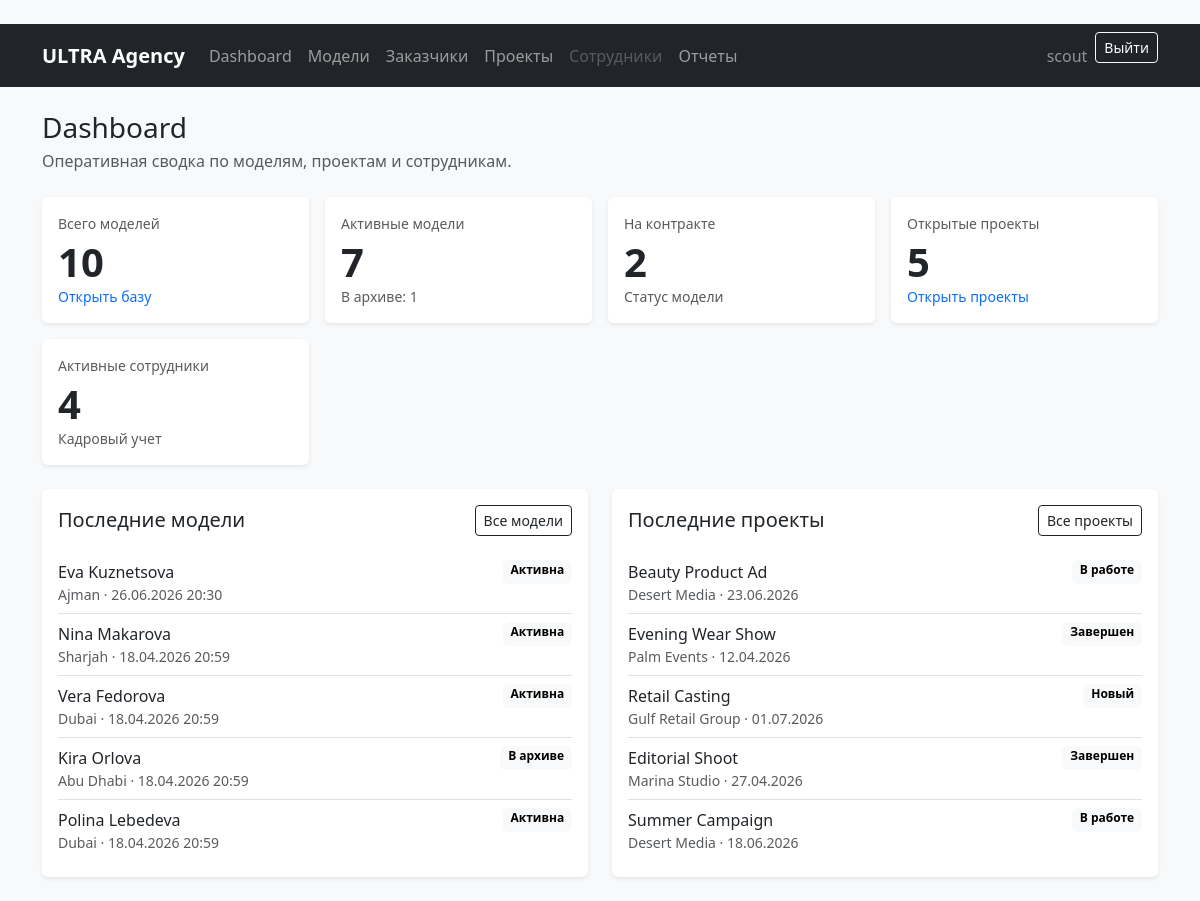
Screenshot of / (signed in) with the database file from the repository.
### models_app/models.py (models this page shows)
class ModelCard(models.Model):
    class Category(models.TextChoices):
        TOP = 'top', 'Top-model'
        NEW_FACE = 'new_face', 'New face'
        COMMERCIAL = 'commercial', 'Commercial'
    class Status(models.TextChoices):
        ACTIVE = 'active', 'Активна'
        ARCHIVED = 'archived', 'В архиве'
        ON_CONTRACT = 'on_contract', 'На контракте'
    first_name = models.CharField('Имя', max_length=100)
    last_name = models.CharField('Фамилия', max_length=100)
    birth_date = models.DateField('Дата рождения', null=True, blank=True)
    phone = models.CharField('Телефон', max_length=30)
    email = models.EmailField('Email', blank=True)
    city = models.CharField('Город', max_length=100)
    height = models.PositiveSmallIntegerField('Рост, см')
    bust = models.PositiveSmallIntegerField('Объем груди, см')
    waist = models.PositiveSmallIntegerField('Талия, см')
    hips = models.PositiveSmallIntegerField('Бедра, см')
    shoe_size = models.DecimalField(
        'Размер обуви',
        max_digits=4,
        decimal_places=1,
        null=True,
        blank=True,
    )
    hair_color = models.CharField('Цвет волос', max_length=50, blank=True)
    eye_color = models.CharField('Цвет глаз', max_length=50, blank=True)
    experience = models.TextField('Опыт работы / описание', blank=True)
    category = models.CharField(
        'Категория',
        max_length=20,
        choices=Category.choices,
        default=Category.NEW_FACE,
    )
    status = models.CharField(
        'Статус',
        max_length=20,
        choices=Status.choices,
        default=Status.ACTIVE,
    )
    created_at = models.DateTimeField('Дата добавления', auto_now_add=True)
    updated_at = models.DateTimeField('Дата обновления', auto_now=True)
    added_by = models.ForeignKey(
        settings.AUTH_USER_MODEL,
        on_delete=models.SET_NULL,
        null=True,
        blank=True,
        related_name='added_model_cards',
        verbose_name='Кем добавлена анкета',
    )
    main_photo = models.ImageField(
        'Главное фото',
        upload_to='models/main/',
        null=True,
        blank=True,
    )
    class Meta:
        verbose_name = 'Анкета модели'
        verbose_name_plural = 'Анкеты моделей'
        ordering = ['last_name', 'first_name']
    def __str__(self):
        return f'{self.first_name} {self.last_name}'

### projects/models.py (models this page shows, shortened)
class Project(db_models.Model):
    class ProjectType(db_models.TextChoices):
        CASTING = 'casting', 'Кастинг'
        PHOTOSESSION = 'photosession', 'Фотосессия'
        SHOW = 'show', 'Показ'
        ADVERTISING = 'advertising', 'Реклама'
    class Status(db_models.TextChoices):
        NEW = 'new', 'Новый'
        IN_PROGRESS = 'in_progress', 'В работе'
        COMPLETED = 'completed', 'Завершен'
        CANCELED = 'canceled', 'Отменен'
    title = db_models.CharField('Название', max_length=200)
    client = db_models.ForeignKey(
        Client,
        on_delete=db_models.PROTECT,
        related_name='projects',
        verbose_name='Заказчик',
    )
    project_type = db_models.CharField(
        'Тип проекта',
        max_length=20,
        choices=ProjectType.choices,
        default=ProjectType.CASTING,
    )
    description = db_models.TextField('Описание', blank=True)
    start_date = db_models.DateField('Дата начала')
    end_date = db_models.DateField('Дата окончания', null=True, blank=True)
    status = db_models.CharField(
        'Статус',
        max_length=20,
        choices=Status.choices,
        default=Status.NEW,
    )
    budget = db_models.DecimalField(
        'Бюджет / выручка',
        max_digits=12,
        decimal_places=2,
        default=0,
    )
    responsible_employee = db_models.ForeignKey(
        EmployeeProfile,
        on_delete=db_models.SET_NULL,
        null=True,
        blank=True,
        related_name='projects',
        verbose_name='Ответственный сотрудник',
    )
    models = db_models.ManyToManyField(
        ModelCard,
        through='Participation',
        related_name='projects',
        verbose_name='Модели',
        blank=True,
    )
    notes = db_models.TextField('Заметки', blank=True)
    created_at = db_models.DateTimeField('Дата создания', auto_now_add=True)
    updated_at = db_models.DateTimeField('Дата обновления', auto_now=True)
    class Meta:
        verbose_name = 'Проект'
        verbose_name_plural = 'Проекты'
        ordering = ['-start_date', 'title']

### clients/models.py (models this page shows, shortened)
class Client(models.Model):
    name = models.CharField('Название / имя заказчика', max_length=150)
    contact_person = models.CharField('Контактное лицо', max_length=120, blank=True)
    phone = models.CharField('Телефон', max_length=30, blank=True)
    email = models.EmailField('Email', blank=True)
    city = models.CharField('Город', max_length=100, blank=True)
    notes = models.TextField('Заметки', blank=True)
    created_at = models.DateTimeField('Дата добавления', auto_now_add=True)
    updated_at = models.DateTimeField('Дата обновления', auto_now=True)
    class Meta:
        verbose_name = 'Заказчик'
        verbose_name_plural = 'Заказчики'
        ordering = ['name']

### core/views.py (the view)
# urls.py: path('', DashboardView.as_view(), name='dashboard'),
class DashboardView(LoginRequiredMixin, TemplateView):
    template_name = 'core/dashboard.html'
    def get_context_data(self, **kwargs):
        context = super().get_context_data(**kwargs)
        today = timezone.localdate()
        current_month_revenue = Project.objects.filter(
            status=Project.Status.COMPLETED,
            end_date__year=today.year,
            end_date__month=today.month,
        ).aggregate(total=Sum('budget'))['total'] or 0
        context.update(
            {
                'total_models': ModelCard.objects.count(),
                'active_models': ModelCard.objects.filter(status=ModelCard.Status.ACTIVE).count(),
                'archived_models': ModelCard.objects.filter(status=ModelCard.Status.ARCHIVED).count(),
                'contract_models': ModelCard.objects.filter(status=ModelCard.Status.ON_CONTRACT).count(),
                'open_projects': Project.objects.filter(
                    status__in=[Project.Status.NEW, Project.Status.IN_PROGRESS],
                ).count(),
                'current_month_revenue': current_month_revenue,
                'can_view_revenue': can_view_financial_reports(self.request.user),
                'can_manage_employees': can_manage_employees(self.request.user),
                'employees_count': EmployeeProfile.objects.filter(is_active=True, user__is_active=True).count(),
                'latest_models': ModelCard.objects.select_related('added_by').order_by('-created_at')[:5],
                'latest_projects': Project.objects.select_related('client', 'responsible_employee').order_by('-created_at')[:5],
            }
        )
        return context

### core/permissions.py (called while the page is built)
def get_user_role(user):
    if not user.is_authenticated or not user.is_active:
        return None
    if user.is_superuser:
        return ROLE_ADMIN
    try:
        profile = user.employee_profile
    except EmployeeProfile.DoesNotExist:
        return None
    if not profile.is_active:
        return None
    return profile.role

def user_has_any_role(user, roles):
    role = get_user_role(user)
    return role in roles

def can_view_financial_reports(user):
    return user_has_any_role(user, FINANCIAL_REPORT_ROLES)

def can_manage_employees(user):
    return user_has_any_role(user, EMPLOYEE_SECTION_ROLES)

### templates/core/dashboard.html (shortened to what this page needs)
{% extends 'base.html' %}
{% block content %}
<div class="d-flex flex-column flex-md-row justify-content-between gap-3 mb-4">
    <div>
        <h1 class="h3 mb-1">Dashboard</h1>
        <p class="text-muted mb-0">Оперативная сводка по моделям, проектам и сотрудникам.</p>
    </div>
</div>
<div class="row g-3 mb-4">
    <div class="col-sm-6 col-xl-3">
        <div class="card border-0 shadow-sm h-100">
            <div class="card-body">
                <div class="text-muted small mb-1">Всего моделей</div>
                <div class="display-6 fw-semibold">{{ total_models }}</div>
                <a class="small text-decoration-none" href="{% url 'models_app:model_list' %}">Открыть базу</a>
            </div>
        </div>
    </div>
    <div class="col-sm-6 col-xl-3">
        <div class="card border-0 shadow-sm h-100">
            <div class="card-body">
                <div class="text-muted small mb-1">Активные модели</div>
                <div class="display-6 fw-semibold">{{ active_models }}</div>
                <span class="small text-muted">В архиве: {{ archived_models }}</span>
            </div>
        </div>
    </div>
    <div class="col-sm-6 col-xl-3">
        <div class="card border-0 shadow-sm h-100">
            <div class="card-body">
                <div class="text-muted small mb-1">На контракте</div>
                <div class="display-6 fw-semibold">{{ contract_models }}</div>
                <span class="small text-muted">Статус модели</span>
            </div>
        </div>
    </div>
    <div class="col-sm-6 col-xl-3">
        <div class="card border-0 shadow-sm h-100">
            <div class="card-body">
                <div class="text-muted small mb-1">Открытые проекты</div>
                <div class="display-6 fw-semibold">{{ open_projects }}</div>
                <a class="small text-decoration-none" href="{% url 'projects:project_list' %}">Открыть проекты</a>
            </div>
        </div>
    </div>
    <div class="col-sm-6 col-xl-3">
        <div class="card border-0 shadow-sm h-100">
            <div class="card-body">
                <div class="text-muted small mb-1">Активные сотрудники</div>
                <div class="display-6 fw-semibold">{{ employees_count }}</div>
                {% if can_manage_employees %}
                    <a class="small text-decoration-none" href="{% url 'employees:employee_list' %}">Открыть раздел</a>
                {% else %}
                    <span class="small text-muted">Кадровый учет</span>
                {% endif %}
            </div>
        </div>
    </div>
</div>
<div class="row g-4">
    <div class="col-lg-6">
        <div class="card border-0 shadow-sm h-100">
            <div class="card-body">
                <div class="d-flex justify-content-between align-items-center mb-3">
                    <h2 class="h5 mb-0">Последние модели</h2>
                    <a class="btn btn-outline-dark btn-sm" href="{% url 'models_app:model_list' %}">Все модели</a>
                </div>
                {% if latest_models %}
                    <div class="list-group list-group-flush">
                        {% for model_card in latest_models %}
                            <a class="list-group-item list-group-item-action px-0" href="{% url 'models_app:model_detail' model_card.pk %}">
                                <div class="d-flex justify-content-between gap-3">
                                    <span>{{ model_card }}</span>
                                    <span class="badge text-bg-light">{{ model_card.get_status_display }}</span>
                                </div>
                                <div class="small text-muted">{{ model_card.city }} · {{ model_card.created_at|date:'d.m.Y H:i' }}</div>
                            </a>
                        {% endfor %}
                    </div>
                {% else %}
                    <p class="text-muted mb-0">Анкеты моделей пока не добавлены.</p>
                {% endif %}
            </div>
        </div>
    </div>
    <div class="col-lg-6">
        <div class="card border-0 shadow-sm h-100">
            <div class="card-body">
                <div class="d-flex justify-content-between align-items-center mb-3">
                    <h2 class="h5 mb-0">Последние проекты</h2>
                    <a class="btn btn-outline-dark btn-sm" href="{% url 'projects:project_list' %}">Все проекты</a>
                </div>
                {% if latest_projects %}
                    <div class="list-group list-group-flush">
                        {% for project in latest_projects %}
                            <a class="list-group-item list-group-item-action px-0" href="{% url 'projects:project_detail' project.pk %}">
                                <div class="d-flex justify-content-between gap-3">
                                    <span>{{ project.title }}</span>
                                    <span class="badge text-bg-light">{{ project.get_status_display }}</span>
                                </div>
                                <div class="small text-muted">{{ project.client.name }} · {{ project.start_date|date:'d.m.Y' }}</div>
                            </a>
                        {% endfor %}
                    </div>
                {% else %}
                    <p class="text-muted mb-0">Проекты пока не добавлены.</p>
                {% endif %}
            </div>
        </div>
    </div>
</div>
{% endblock %}

### templates/base.html (shortened to what this page needs)
﻿{% load static %}
<!doctype html>
<html lang="ru">
<head>
    <link href="https://cdn.jsdelivr.net/npm/bootstrap@5.3.3/dist/css/bootstrap.min.css" rel="stylesheet">
</head>
<body class="bg-light">
<nav class="navbar navbar-expand-lg navbar-dark bg-dark">
    <div class="container">
        <a class="navbar-brand fw-semibold" href="{% url 'dashboard' %}">ULTRA Agency</a>
        <div class="collapse navbar-collapse" id="mainNavbar">
            <ul class="navbar-nav me-auto mb-2 mb-lg-0">
                <li class="nav-item">
                    <a class="nav-link" href="{% url 'dashboard' %}">Dashboard</a>
                </li>
                <li class="nav-item">
                    <a class="nav-link" href="{% url 'models_app:model_list' %}">Модели</a>
                </li>
                <li class="nav-item">
                    <a class="nav-link" href="{% url 'clients:client_list' %}">Заказчики</a>
                </li>
                <li class="nav-item">
                    <a class="nav-link" href="{% url 'projects:project_list' %}">Проекты</a>
                </li>
                <li class="nav-item">
                    {% if user.is_superuser or user.employee_profile.role == 'director' or user.employee_profile.role == 'admin' %}
                        <a class="nav-link" href="{% url 'employees:employee_list' %}">Сотрудники</a>
                    {% else %}
                        <a class="nav-link disabled" href="#">Сотрудники</a>
                    {% endif %}
                </li>
                <li class="nav-item">
                    <a class="nav-link" href="{% url 'reports:reports' %}">Отчеты</a>
                </li>
            </ul>
            <div class="d-flex align-items-center gap-2">
                {% if user.is_authenticated %}
                    <span class="navbar-text text-white-50">{{ user.get_username }}</span>
                    <form method="post" action="{% url 'logout' %}">
                        <button class="btn btn-outline-light btn-sm" type="submit">Выйти</button>
                    </form>
                {% else %}
                    <a class="btn btn-outline-light btn-sm" href="{% url 'login' %}">Войти</a>
                {% endif %}
            </div>
        </div>
    </div>
</nav>
<main class="container py-4">
    {% block content %}{% endblock %}
</main>
</body>
</html>

### rows the page displays
ModelCard: first_name+last_name "Eva Kuznetsova", status "Активна", city "Ajman", created_at "26.06.2026 20:30"
ModelCard: first_name+last_name "Nina Makarova", status "Активна", city "Sharjah", created_at "18.04.2026 20:59"
ModelCard: first_name+last_name "Vera Fedorova", status "Активна", city "Dubai", created_at "18.04.2026 20:59"
ModelCard: first_name+last_name "Kira Orlova", status "В архиве", city "Abu Dhabi", created_at "18.04.2026 20:59"
ModelCard: first_name+last_name "Polina Lebedeva", status "Активна", city "Dubai", created_at "18.04.2026 20:59"
Project: title "Beauty Product Ad", status "В работе", client.name "Desert Media", start_date "23.06.2026"
Project: title "Evening Wear Show", status "Завершен", client.name "Palm Events", start_date "12.04.2026"
Project: title "Retail Casting", status "Новый", client.name "Gulf Retail Group", start_date "01.07.2026"
Project: title "Editorial Shoot", status "Завершен", client.name "Marina Studio", start_date "27.04.2026"
Project: title "Summer Campaign", status "В работе", client.name "Desert Media", start_date "18.06.2026"

### other values shown
{{ user.get_username }} "scout"
{{ total_models }} "10"
{{ active_models }} "7"
{{ archived_models }} "1"
{{ contract_models }} "2"
{{ open_projects }} "5"
{{ employees_count }} "4"
